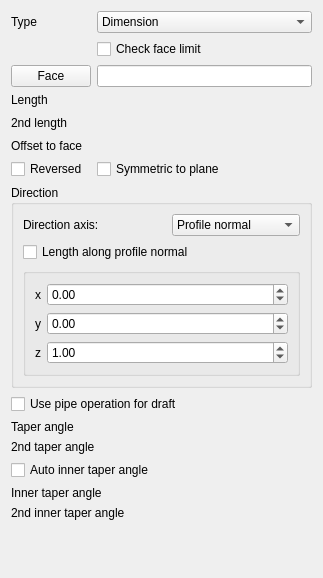
<?xml version="1.0" encoding="UTF-8"?>
<ui version="4.0">
 <class>PartDesignGui::TaskPadParameters</class>
 <widget class="QWidget" name="PartDesignGui::TaskPadParameters">
  <property name="geometry">
   <rect>
    <x>0</x>
    <y>0</y>
    <width>323</width>
    <height>578</height>
   </rect>
  </property>
  <property name="windowTitle">
   <string>Form</string>
  </property>
  <layout class="QVBoxLayout" name="verticalLayout">
   <item>
    <layout class="QGridLayout" name="gridLayout">
     <item row="1" column="1">
      <widget class="QCheckBox" name="checkFaceLimits">
       <property name="text">
        <string>Check face limit</string>
       </property>
      </widget>
     </item>
     <item row="3" column="0">
      <widget class="QLabel" name="labelLength">
       <property name="text">
        <string>Length</string>
       </property>
      </widget>
     </item>
     <item row="0" column="1">
      <widget class="QComboBox" name="changeMode">
       <item>
        <property name="text">
         <string>Dimension</string>
        </property>
       </item>
      </widget>
     </item>
     <item row="4" column="0">
      <widget class="QLabel" name="labelLength2">
       <property name="text">
        <string>2nd length</string>
       </property>
      </widget>
     </item>
     <item row="4" column="1">
      <widget class="Gui::PrefQuantitySpinBox" name="lengthEdit2" native="true">
       <property name="minimumSize">
        <size>
         <width>0</width>
         <height>20</height>
        </size>
       </property>
       <property name="keyboardTracking" stdset="0">
        <bool>false</bool>
       </property>
      </widget>
     </item>
     <item row="5" column="0">
      <widget class="QLabel" name="labelOffset">
       <property name="text">
        <string>Offset to face</string>
       </property>
      </widget>
     </item>
     <item row="2" column="0">
      <widget class="QPushButton" name="buttonFace">
       <property name="text">
        <string>Face</string>
       </property>
       <property name="checkable">
        <bool>true</bool>
       </property>
      </widget>
     </item>
     <item row="2" column="1">
      <widget class="QLineEdit" name="lineFaceName"/>
     </item>
     <item row="3" column="1">
      <widget class="Gui::PrefQuantitySpinBox" name="lengthEdit" native="true">
       <property name="keyboardTracking" stdset="0">
        <bool>false</bool>
       </property>
       <property name="minimum" stdset="0">
        <double>0.000000000000000</double>
       </property>
      </widget>
     </item>
     <item row="0" column="0">
      <widget class="QLabel" name="textLabel1">
       <property name="text">
        <string>Type</string>
       </property>
      </widget>
     </item>
     <item row="5" column="1">
      <widget class="Gui::PrefQuantitySpinBox" name="offsetEdit" native="true">
       <property name="toolTip">
        <string>Offset from face in which pad will end</string>
       </property>
       <property name="keyboardTracking" stdset="0">
        <bool>false</bool>
       </property>
      </widget>
     </item>
     <item row="6" column="0">
      <widget class="QCheckBox" name="checkBoxReversed">
       <property name="toolTip">
        <string>Reverses pad direction</string>
       </property>
       <property name="text">
        <string>Reversed</string>
       </property>
      </widget>
     </item>
     <item row="6" column="1">
      <widget class="QCheckBox" name="checkBoxMidplane">
       <property name="enabled">
        <bool>true</bool>
       </property>
       <property name="toolTip">
        <string>Applies length symmetrically to sketch plane</string>
       </property>
       <property name="text">
        <string>Symmetric to plane</string>
       </property>
      </widget>
     </item>
    </layout>
   </item>
   <item>
    <widget class="QGroupBox" name="groupBox">
     <property name="enabled">
      <bool>true</bool>
     </property>
     <property name="toolTip">
      <string>Use custom vector for pad direction otherwise
the sketch plane's normal vector will be used</string>
     </property>
     <property name="title">
      <string>Direction</string>
     </property>
     <property name="checked">
      <bool>false</bool>
     </property>
     <layout class="QGridLayout" name="gridLayout1">
      <item row="1" column="0" colspan="3">
       <widget class="QCheckBox" name="checkBoxAlongDirection">
        <property name="enabled">
         <bool>true</bool>
        </property>
        <property name="toolTip">
         <string>If unchecked, the length will be
measured along the specified direction</string>
        </property>
        <property name="text">
         <string>Length along profile normal</string>
        </property>
       </widget>
      </item>
      <item row="0" column="2">
       <layout class="QGridLayout" name="gridLayout_3">
        <item row="0" column="0" colspan="2">
         <widget class="QComboBox" name="directionCB">
          <property name="toolTip">
           <string>Set a direction or select an edge
from the model as reference</string>
          </property>
          <item>
           <property name="text">
            <string>Profile normal</string>
           </property>
          </item>
          <item>
           <property name="text">
            <string>Select reference...</string>
           </property>
          </item>
          <item>
           <property name="text">
            <string>Custom direction</string>
           </property>
          </item>
         </widget>
        </item>
       </layout>
      </item>
      <item row="0" column="0" colspan="2">
       <widget class="QLabel" name="labelEdge">
        <property name="text">
         <string>Direction axis:</string>
        </property>
       </widget>
      </item>
      <item row="2" column="0" colspan="3">
       <widget class="QGroupBox" name="groupBoxDirection">
        <property name="enabled">
         <bool>true</bool>
        </property>
        <property name="toolTip">
         <string>Use custom vector for pad direction, otherwise
the sketch plane's normal vector will be used</string>
        </property>
        <property name="checkable">
         <bool>false</bool>
        </property>
        <property name="checked">
         <bool>false</bool>
        </property>
        <layout class="QFormLayout" name="formLayout">
         <item row="0" column="0">
          <widget class="QLabel" name="labelXSkew">
           <property name="text">
            <string>x</string>
           </property>
          </widget>
         </item>
         <item row="0" column="1">
          <widget class="Gui::DoubleSpinBox" name="XDirectionEdit">
           <property name="toolTip">
            <string>x-component of direction vector</string>
           </property>
           <property name="keyboardTracking">
            <bool>false</bool>
           </property>
           <property name="minimum">
            <double>-100.000000000000000</double>
           </property>
           <property name="maximum">
            <double>100.000000000000000</double>
           </property>
           <property name="singleStep">
            <double>0.100000000000000</double>
           </property>
           <property name="unit" stdset="0">
            <string notr="true"/>
           </property>
          </widget>
         </item>
         <item row="1" column="0">
          <widget class="QLabel" name="labelYSkew">
           <property name="text">
            <string>y</string>
           </property>
          </widget>
         </item>
         <item row="1" column="1">
          <widget class="Gui::DoubleSpinBox" name="YDirectionEdit">
           <property name="toolTip">
            <string>y-component of direction vector</string>
           </property>
           <property name="keyboardTracking">
            <bool>false</bool>
           </property>
           <property name="minimum">
            <double>-100.000000000000000</double>
           </property>
           <property name="maximum">
            <double>100.000000000000000</double>
           </property>
           <property name="singleStep">
            <double>0.100000000000000</double>
           </property>
           <property name="unit" stdset="0">
            <string notr="true"/>
           </property>
          </widget>
         </item>
         <item row="2" column="0">
          <widget class="QLabel" name="labelZSkew">
           <property name="text">
            <string>z</string>
           </property>
          </widget>
         </item>
         <item row="2" column="1">
          <widget class="Gui::DoubleSpinBox" name="ZDirectionEdit">
           <property name="toolTip">
            <string>z-component of direction vector</string>
           </property>
           <property name="keyboardTracking">
            <bool>false</bool>
           </property>
           <property name="minimum">
            <double>-100.000000000000000</double>
           </property>
           <property name="maximum">
            <double>100.000000000000000</double>
           </property>
           <property name="singleStep">
            <double>0.100000000000000</double>
           </property>
           <property name="value">
            <double>1.000000000000000</double>
           </property>
           <property name="unit" stdset="0">
            <string notr="true"/>
           </property>
          </widget>
         </item>
        </layout>
       </widget>
      </item>
     </layout>
    </widget>
   </item>
   <item>
    <widget class="QCheckBox" name="checkBoxUsePipe">
     <property name="toolTip">
      <string>Enable this option to use pipe (i.e. sweep) operation to create draft angles.
If disabled, then use loft operation instead. Pipe operation can avoid some
unnecessary use of BSplineSurface for planar faces in the resulting shape.</string>
     </property>
     <property name="text">
      <string>Use pipe operation for draft</string>
     </property>
    </widget>
   </item>
   <item>
    <layout class="QHBoxLayout" name="horizontalLayout_8">
     <item>
      <widget class="QLabel" name="labelTaperAngle">
       <property name="text">
        <string>Taper angle</string>
       </property>
      </widget>
     </item>
     <item>
      <widget class="Gui::PrefQuantitySpinBox" name="taperAngleEdit" native="true">
       <property name="keyboardTracking" stdset="0">
        <bool>false</bool>
       </property>
       <property name="unit" stdset="0">
        <string>deg</string>
       </property>
       <property name="maximum" stdset="0">
        <double>360.000000000000000</double>
       </property>
       <property name="singleStep" stdset="0">
        <double>10.000000000000000</double>
       </property>
      </widget>
     </item>
    </layout>
   </item>
   <item>
    <layout class="QHBoxLayout" name="horizontalLayout_9">
     <item>
      <widget class="QLabel" name="labelTaperAngle2">
       <property name="text">
        <string>2nd taper angle</string>
       </property>
      </widget>
     </item>
     <item>
      <widget class="Gui::PrefQuantitySpinBox" name="taperAngleEdit2" native="true">
       <property name="keyboardTracking" stdset="0">
        <bool>false</bool>
       </property>
       <property name="unit" stdset="0">
        <string>deg</string>
       </property>
       <property name="maximum" stdset="0">
        <double>360.000000000000000</double>
       </property>
       <property name="singleStep" stdset="0">
        <double>10.000000000000000</double>
       </property>
      </widget>
     </item>
    </layout>
   </item>
   <item>
    <widget class="QCheckBox" name="autoInnerTaperAngle">
     <property name="text">
      <string>Auto inner taper angle</string>
     </property>
     <property name="checked">
      <bool>false</bool>
     </property>
    </widget>
   </item>
   <item>
    <layout class="QHBoxLayout" name="horizontalLayout_13">
     <item>
      <widget class="QLabel" name="labelInnerTaperAngle">
       <property name="text">
        <string>Inner taper angle</string>
       </property>
      </widget>
     </item>
     <item>
      <widget class="Gui::PrefQuantitySpinBox" name="innerTaperAngleEdit" native="true">
       <property name="keyboardTracking" stdset="0">
        <bool>false</bool>
       </property>
       <property name="unit" stdset="0">
        <string>deg</string>
       </property>
       <property name="maximum" stdset="0">
        <double>360.000000000000000</double>
       </property>
       <property name="singleStep" stdset="0">
        <double>10.000000000000000</double>
       </property>
      </widget>
     </item>
    </layout>
   </item>
   <item>
    <layout class="QHBoxLayout" name="horizontalLayout_12">
     <item>
      <widget class="QLabel" name="labelInnerTaperAngle2">
       <property name="text">
        <string>2nd inner taper angle</string>
       </property>
      </widget>
     </item>
     <item>
      <widget class="Gui::PrefQuantitySpinBox" name="innerTaperAngleEdit2" native="true">
       <property name="keyboardTracking" stdset="0">
        <bool>false</bool>
       </property>
       <property name="unit" stdset="0">
        <string>deg</string>
       </property>
       <property name="maximum" stdset="0">
        <double>360.000000000000000</double>
       </property>
       <property name="singleStep" stdset="0">
        <double>10.000000000000000</double>
       </property>
      </widget>
     </item>
    </layout>
   </item>
   <item>
    <spacer name="verticalSpacer">
     <property name="orientation">
      <enum>Qt::Vertical</enum>
     </property>
     <property name="sizeHint" stdset="0">
      <size>
       <width>20</width>
       <height>40</height>
      </size>
     </property>
    </spacer>
   </item>
  </layout>
 </widget>
 <customwidgets>
  <customwidget>
   <class>Gui::QuantitySpinBox</class>
   <extends>QWidget</extends>
   <header>Gui/QuantitySpinBox.h</header>
  </customwidget>
  <customwidget>
   <class>Gui::PrefQuantitySpinBox</class>
   <extends>Gui::QuantitySpinBox</extends>
   <header>Gui/PrefWidgets.h</header>
  </customwidget>
  <customwidget>
   <class>Gui::DoubleSpinBox</class>
   <extends>QDoubleSpinBox</extends>
   <header>Gui/SpinBox.h</header>
  </customwidget>
 </customwidgets>
 <tabstops>
  <tabstop>changeMode</tabstop>
  <tabstop>groupBox</tabstop>
 </tabstops>
 <resources/>
 <connections/>
</ui>
